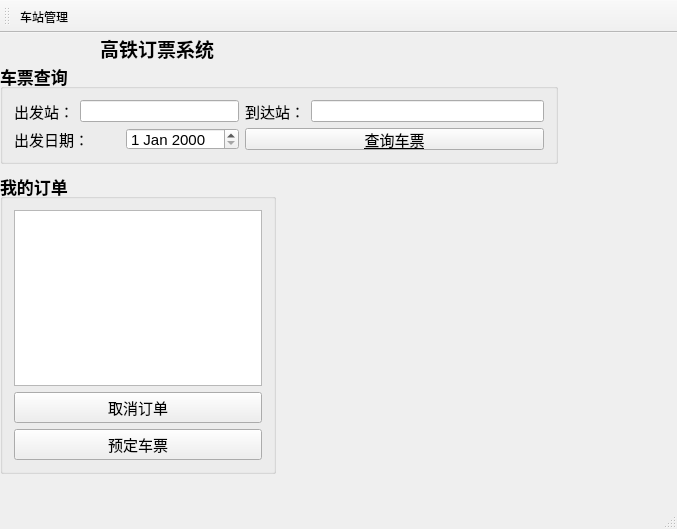
<?xml version="1.0" encoding="UTF-8"?>
<ui version="4.0">
 <class>QtWidgetsApplication99Class</class>
 <widget class="QMainWindow" name="QtWidgetsApplication99Class">
  <property name="geometry">
   <rect>
    <x>0</x>
    <y>0</y>
    <width>677</width>
    <height>529</height>
   </rect>
  </property>
  <property name="windowTitle">
   <string>QtWidgetsApplication99</string>
  </property>
  <widget class="QWidget" name="centralWidget">
   <widget class="QLabel" name="titleLabel">
    <property name="geometry">
     <rect>
      <x>100</x>
      <y>0</y>
      <width>141</width>
      <height>31</height>
     </rect>
    </property>
    <property name="font">
     <font>
      <pointsize>14</pointsize>
      <bold>true</bold>
     </font>
    </property>
    <property name="text">
     <string>高铁订票系统</string>
    </property>
   </widget>
   <widget class="QLabel" name="userInfoLabel">
    <property name="geometry">
     <rect>
      <x>410</x>
      <y>10</y>
      <width>181</width>
      <height>16</height>
     </rect>
    </property>
    <property name="text">
     <string/>
    </property>
   </widget>
   <widget class="QGroupBox" name="groupBox">
    <property name="geometry">
     <rect>
      <x>0</x>
      <y>30</y>
      <width>558</width>
      <height>101</height>
     </rect>
    </property>
    <property name="font">
     <font>
      <pointsize>13</pointsize>
      <bold>true</bold>
     </font>
    </property>
    <property name="title">
     <string>车票查询</string>
    </property>
    <layout class="QGridLayout" name="gridLayout">
     <item row="0" column="4">
      <widget class="QLineEdit" name="toStationEdit"/>
     </item>
     <item row="0" column="0">
      <widget class="QLabel" name="fromStation">
       <property name="font">
        <font>
         <pointsize>11</pointsize>
         <bold>false</bold>
        </font>
       </property>
       <property name="text">
        <string>出发站：</string>
       </property>
      </widget>
     </item>
     <item row="0" column="3">
      <widget class="QLabel" name="toStation">
       <property name="font">
        <font>
         <pointsize>11</pointsize>
         <bold>false</bold>
        </font>
       </property>
       <property name="text">
        <string>到达站：</string>
       </property>
      </widget>
     </item>
     <item row="1" column="0" colspan="2">
      <widget class="QLabel" name="startdate">
       <property name="font">
        <font>
         <pointsize>11</pointsize>
         <bold>false</bold>
        </font>
       </property>
       <property name="text">
        <string>出发日期：</string>
       </property>
      </widget>
     </item>
     <item row="1" column="3" colspan="2">
      <widget class="QPushButton" name="pushButton">
       <property name="font">
        <font>
         <pointsize>11</pointsize>
         <bold>false</bold>
         <underline>true</underline>
        </font>
       </property>
       <property name="text">
        <string>查询车票</string>
       </property>
      </widget>
     </item>
     <item row="0" column="1" colspan="2">
      <widget class="QLineEdit" name="fromStationEdit"/>
     </item>
     <item row="1" column="2">
      <widget class="QDateEdit" name="dateEdit">
       <property name="font">
        <font>
         <pointsize>11</pointsize>
         <bold>false</bold>
        </font>
       </property>
      </widget>
     </item>
    </layout>
   </widget>
   <widget class="QGroupBox" name="orderGroup">
    <property name="geometry">
     <rect>
      <x>0</x>
      <y>140</y>
      <width>276</width>
      <height>301</height>
     </rect>
    </property>
    <property name="font">
     <font>
      <pointsize>13</pointsize>
      <bold>true</bold>
     </font>
    </property>
    <property name="title">
     <string>我的订单</string>
    </property>
    <layout class="QVBoxLayout" name="verticalLayout">
     <item>
      <widget class="QTableView" name="orderTable"/>
     </item>
     <item>
      <widget class="QPushButton" name="cancelButton">
       <property name="font">
        <font>
         <pointsize>11</pointsize>
         <bold>false</bold>
        </font>
       </property>
       <property name="text">
        <string>取消订单</string>
       </property>
      </widget>
     </item>
     <item>
      <widget class="QPushButton" name="bookButton">
       <property name="font">
        <font>
         <pointsize>11</pointsize>
         <bold>false</bold>
        </font>
       </property>
       <property name="text">
        <string>预定车票</string>
       </property>
      </widget>
     </item>
    </layout>
   </widget>
  </widget>
  <widget class="QToolBar" name="adminToolBar">
   <attribute name="toolBarArea">
    <enum>TopToolBarArea</enum>
   </attribute>
   <attribute name="toolBarBreak">
    <bool>false</bool>
   </attribute>
   <addaction name="actionStationManage"/>
  </widget>
  <widget class="QStatusBar" name="statusBar"/>
  <action name="actionStationManage">
   <property name="text">
    <string>车站管理</string>
   </property>
   <property name="menuRole">
    <enum>QAction::MenuRole::NoRole</enum>
   </property>
  </action>
 </widget>
 <layoutdefault spacing="6" margin="11"/>
 <resources>
  <include location="QtWidgetsApplication99.qrc"/>
 </resources>
 <connections/>
</ui>
